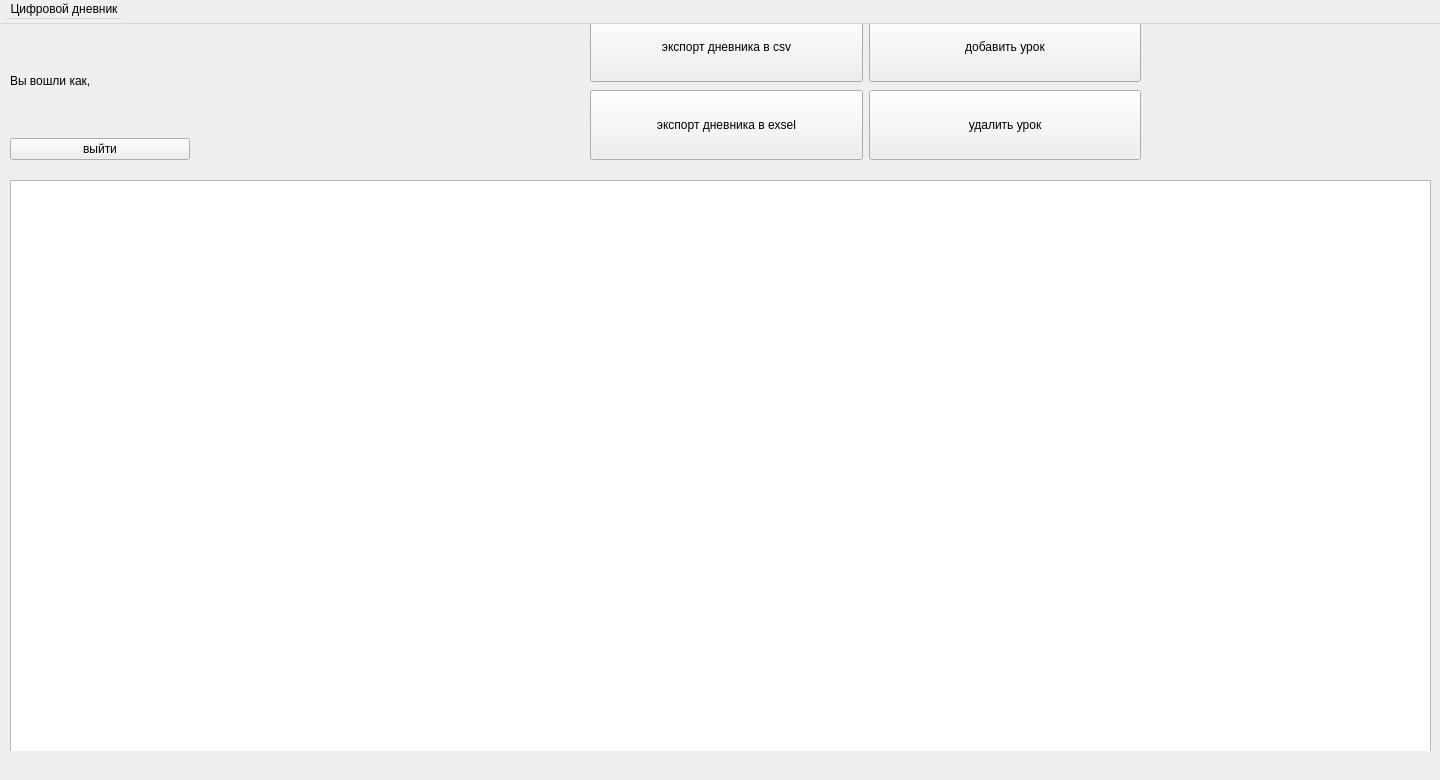
<?xml version="1.0" encoding="UTF-8"?>
<ui version="4.0">
 <class>MainWindow</class>
 <widget class="QWidget" name="MainWindow">
  <property name="geometry">
   <rect>
    <x>0</x>
    <y>0</y>
    <width>1440</width>
    <height>780</height>
   </rect>
  </property>
  <property name="minimumSize">
   <size>
    <width>1440</width>
    <height>780</height>
   </size>
  </property>
  <property name="maximumSize">
   <size>
    <width>1440</width>
    <height>780</height>
   </size>
  </property>
  <property name="windowTitle">
   <string>MainWindow</string>
  </property>
  <widget class="QWidget" name="centralwidget" native="true">
   <property name="geometry">
    <rect>
     <x>0</x>
     <y>0</y>
     <width>1441</width>
     <height>751</height>
    </rect>
   </property>
   <widget class="QWidget" name="horizontalLayoutWidget">
    <property name="geometry">
     <rect>
      <x>590</x>
      <y>10</y>
      <width>551</width>
      <height>154</height>
     </rect>
    </property>
    <layout class="QHBoxLayout" name="horizontalLayout">
     <item>
      <layout class="QVBoxLayout" name="verticalLayout_2">
       <item>
        <widget class="QPushButton" name="pushButton_2">
         <property name="minimumSize">
          <size>
           <width>0</width>
           <height>70</height>
          </size>
         </property>
         <property name="text">
          <string>экспорт дневника в csv</string>
         </property>
        </widget>
       </item>
       <item>
        <widget class="QPushButton" name="pushButton_3">
         <property name="minimumSize">
          <size>
           <width>0</width>
           <height>70</height>
          </size>
         </property>
         <property name="text">
          <string>экспорт дневника в exsel</string>
         </property>
        </widget>
       </item>
      </layout>
     </item>
     <item>
      <layout class="QVBoxLayout" name="verticalLayout_3">
       <item>
        <widget class="QPushButton" name="pushButton_5">
         <property name="minimumSize">
          <size>
           <width>0</width>
           <height>70</height>
          </size>
         </property>
         <property name="text">
          <string>добавить урок</string>
         </property>
        </widget>
       </item>
       <item>
        <widget class="QPushButton" name="pushButton_7">
         <property name="minimumSize">
          <size>
           <width>0</width>
           <height>70</height>
          </size>
         </property>
         <property name="text">
          <string>удалить урок</string>
         </property>
        </widget>
       </item>
      </layout>
     </item>
    </layout>
   </widget>
   <widget class="QWidget" name="verticalLayoutWidget_4">
    <property name="geometry">
     <rect>
      <x>10</x>
      <y>30</y>
      <width>181</width>
      <height>151</height>
     </rect>
    </property>
    <layout class="QVBoxLayout" name="verticalLayout_4">
     <item>
      <widget class="QLabel" name="greetingLabel">
       <property name="maximumSize">
        <size>
         <width>16777215</width>
         <height>60</height>
        </size>
       </property>
       <property name="text">
        <string>Вы вошли как, </string>
       </property>
      </widget>
     </item>
     <item>
      <widget class="QPushButton" name="logoutButton">
       <property name="maximumSize">
        <size>
         <width>180</width>
         <height>16777215</height>
        </size>
       </property>
       <property name="text">
        <string>выйти</string>
       </property>
      </widget>
     </item>
    </layout>
   </widget>
   <widget class="QTableView" name="tableView">
    <property name="geometry">
     <rect>
      <x>10</x>
      <y>180</y>
      <width>1421</width>
      <height>581</height>
     </rect>
    </property>
   </widget>
  </widget>
  <widget class="QMenuBar" name="menuBar">
   <property name="geometry">
    <rect>
     <x>0</x>
     <y>0</y>
     <width>1440</width>
     <height>24</height>
    </rect>
   </property>
   <widget class="QMenu" name="menu">
    <property name="title">
     <string>Цифровой дневник</string>
    </property>
    <addaction name="action_about"/>
   </widget>
   <addaction name="menu"/>
  </widget>
  <action name="actionkvf">
   <property name="text">
    <string>kvf</string>
   </property>
  </action>
  <action name="action_about">
   <property name="text">
    <string>О программе</string>
   </property>
  </action>
  <action name="action_quit">
   <property name="text">
    <string>Закрыть</string>
   </property>
  </action>
 </widget>
 <resources/>
 <connections/>
</ui>
